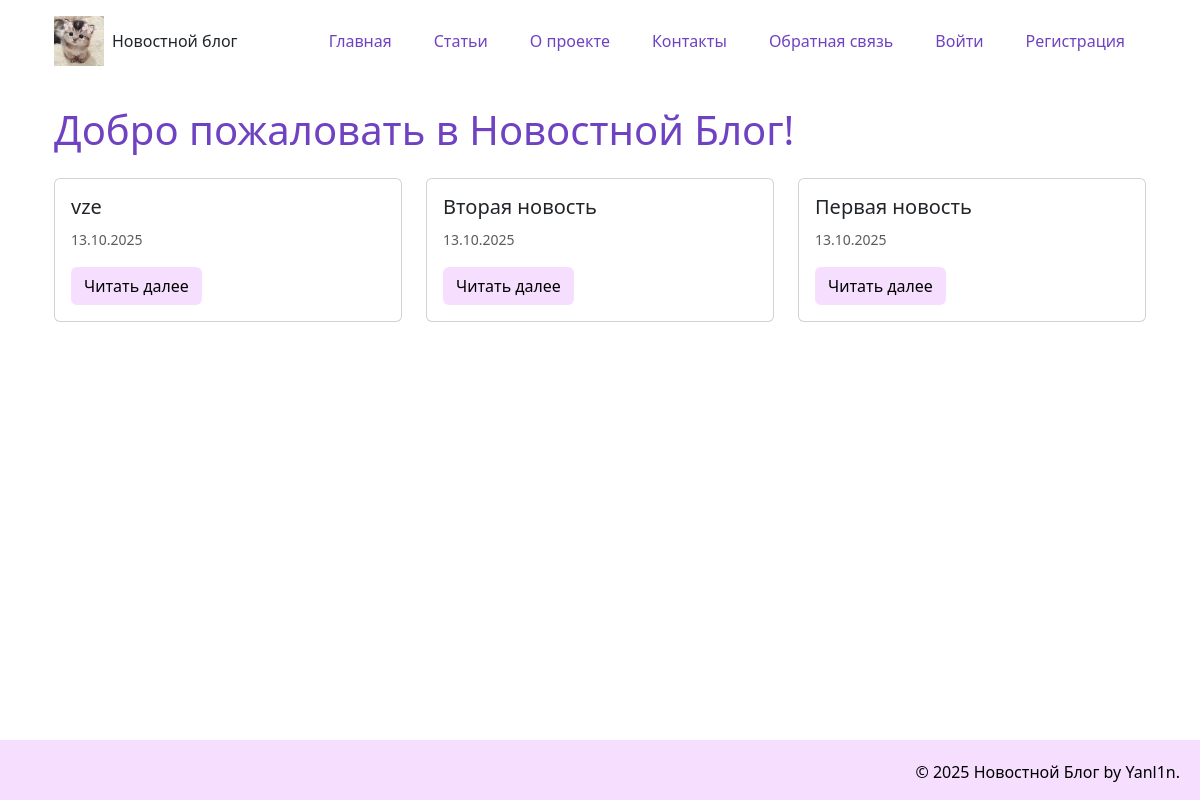
Before: / with the older database file.
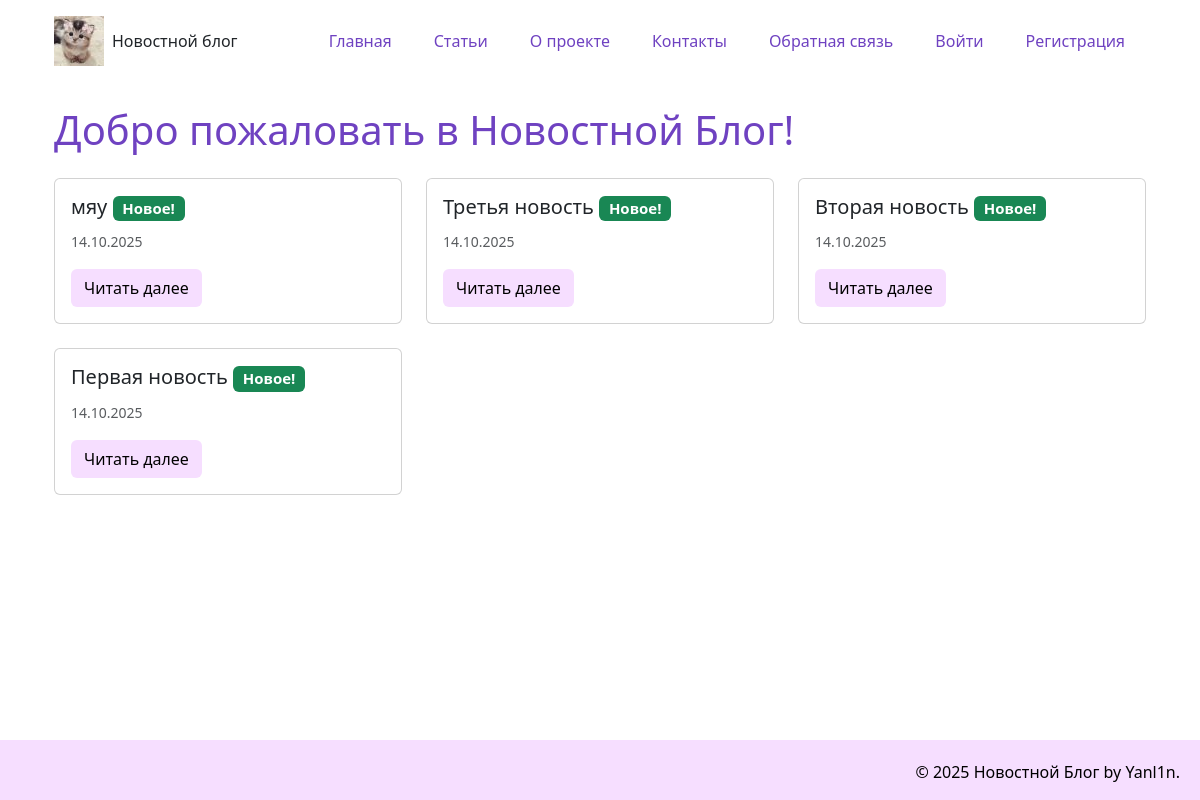
After: the same page with the newer database file.
### models.py (models this page shows)
class Article(data_base.Model):
    __tablename__= "article"
    id = data_base.Column(data_base.Integer, primary_key = True)
    title = data_base.Column(data_base.String(200), nullable=False)
    text = data_base.Column(data_base.Text, nullable=False)
    date = data_base.Column(data_base.DateTime, default=datetime.utcnow)
    user_id = data_base.Column(data_base.Integer, data_base.ForeignKey('user.id'), nullable=False)
    category = data_base.Column(data_base.String(50), default='Общая')
    comment = data_base.relation('Comment', backref='article', lazy='dynamic')

### app.py (the view)
@app.route("/index")
@app.route("/")
def index():
    articles = Article.query.order_by(Article.date.desc()).limit(6).all()
    return render_template('index.html', articles=articles, current_date=date.today())

### templates/index.html (shortened to what this page needs)
{% extends 'base.html' %}
{% block content%}
<h1>Добро пожаловать в Новостной Блог!</h1>
<div class="row mt-4">
    {% for article in articles %}
    <div class="col-md-6 col-lg-4 mb-4">
        <div class="card h-100">
            <div class="card-body">
                <h5 class="card-title">
                    {{ article.title }}
                    {% if article.date.date() == current_date %}
                    <span class="badge bg-success">Новое!</span>
                    {% endif %}
                </h5>
                <p class="card-text">
                    <small class="text-muted">{{ article.date.strftime('%d.%m.%Y') }}</small>
                </p>
                <a href="{{ url_for('news_article', id=article.id) }}" class="btn btn-custom">Читать далее</a>
            </div>
        </div>
    </div>
    {% endfor %}
</div>
{%  endblock %}

Changed rows visible on the page:
removed Article: title "vze", date "13.10.2025"
added Article: title "мяу", shows "Новое!", date "14.10.2025"
added Article: title "Третья новость", shows "Новое!", date "14.10.2025"
changed Article "Вторая новость": date "13.10.2025" → "14.10.2025"; now shows "Новое!"
changed Article "Первая новость": date "13.10.2025" → "14.10.2025"; now shows "Новое!"
